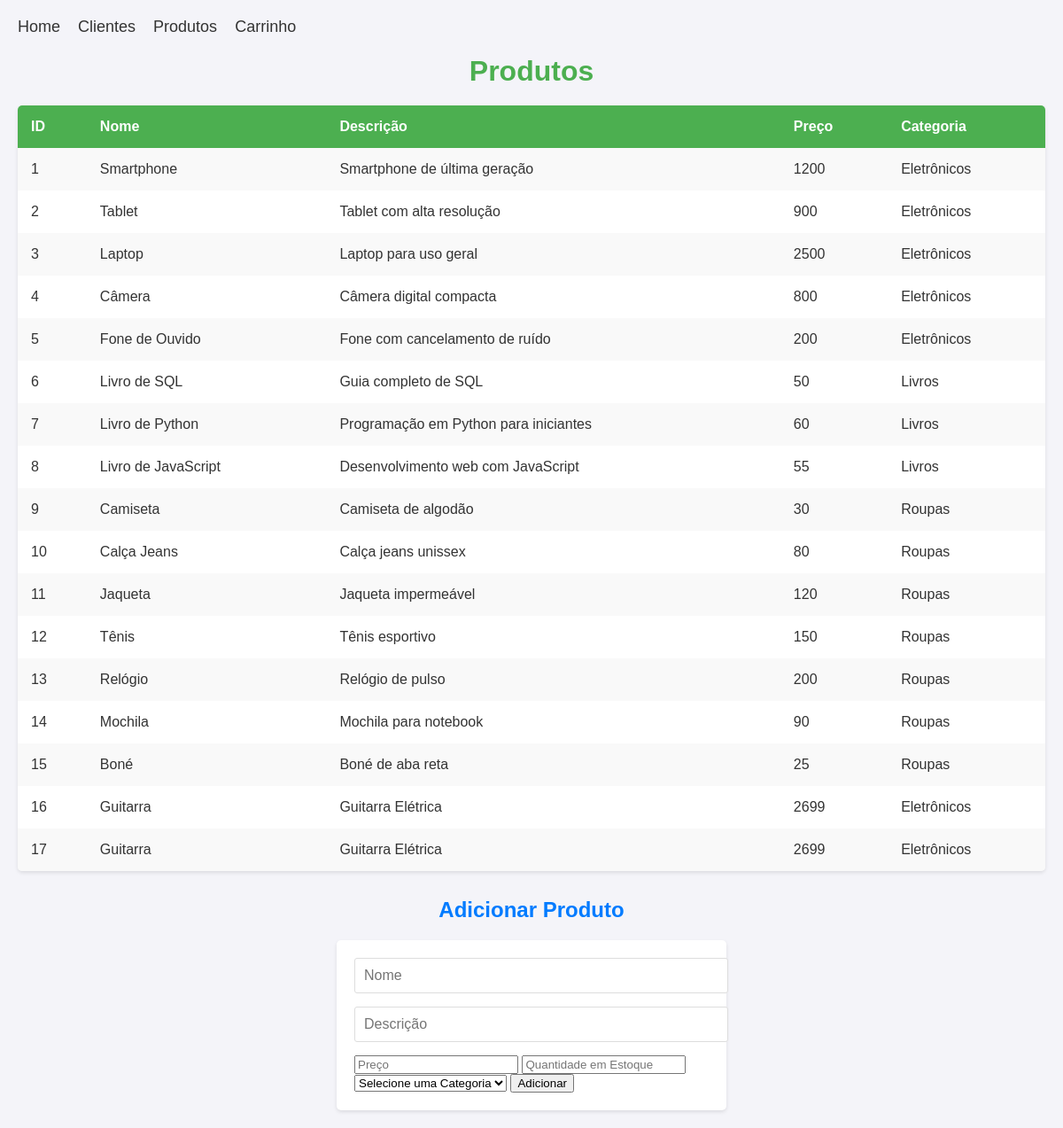
/produtos, run on the app's committed database.
### tables this page shows
CREATE TABLE produtos (
  id INTEGER PRIMARY KEY AUTOINCREMENT,
  nome TEXT NOT NULL,
  descricao TEXT,
  preco NUMERIC(10, 2) NOT NULL,
  estoque INTEGER NOT NULL,
  categoria_id INTEGER, imagem TEXT,
  FOREIGN KEY (categoria_id) REFERENCES categorias_produtos (id)
);

CREATE TABLE categorias_produtos (
  id INTEGER PRIMARY KEY AUTOINCREMENT,
  nome TEXT NOT NULL
);

### app.py (the view)
@app.route('/produtos')
def produtos():
    conn = db_connection()
    cursor = conn.cursor()
    cursor.execute("""
        SELECT produtos.id, produtos.nome, produtos.descricao, produtos.preco, categorias_produtos.nome AS categoria
        FROM produtos
        LEFT JOIN categorias_produtos ON produtos.categoria_id = categorias_produtos.id
    """)
    produtos = cursor.fetchall()
    cursor.execute("SELECT id, nome FROM categorias_produtos")
    categorias = cursor.fetchall()
    conn.close()
    return render_template('produtos.html', produtos=produtos, categorias=categorias)

### app.py (called while the page is built)
def db_connection():
    try:
        conn = sqlite3.connect(DB_PATH)
        conn.row_factory = sqlite3.Row
        return conn
    except sqlite3.Error as e:
        print(f"Erro ao conectar ao banco de dados: {e}")
        return None

### templates/produtos.html (shortened to what this page needs)
{% extends "base.html" %}
{% block content %}
<h1>Produtos</h1>
<table>
    <tr>
        <th>ID</th>
        <th>Nome</th>
        <th>Descrição</th>
        <th>Preço</th>
        <th>Categoria</th>
    </tr>
    {% for produto in produtos %}
    <tr>
        <td>{{ produto['id'] }}</td>
        <td>{{ produto['nome'] }}</td>
        <td>{{ produto['descricao'] }}</td>
        <td>{{ produto['preco'] }}</td>
        <td>{{ produto['categoria'] }}</td>
    </tr>
    {% endfor %}
</table>
<h2>Adicionar Produto</h2>
<form action="{{ url_for('add_produto') }}" method="POST">
    <input type="text" name="nome" placeholder="Nome" required>
    <input type="text" name="descricao" placeholder="Descrição">
    <input type="number" name="preco" placeholder="Preço" required>
    <input type="number" name="estoque" placeholder="Quantidade em Estoque" min="0" required>
    <select name="categoria_id" required>
        <option value="" disabled selected>Selecione uma Categoria</option>
    </select>
    <button type="submit">Adicionar</button>
</form>
{% endblock %}

### templates/base.html (shortened to what this page needs)
<!DOCTYPE html>
<html lang="pt-BR">
<head>
    <link rel="stylesheet" href="{{ url_for('static', filename='style.css') }}">
</head>
<body>
    <nav>
        <a href="{{ url_for('home') }}">Home</a>
        <a href="{{ url_for('clientes') }}">Clientes</a>
        <a href="{{ url_for('produtos') }}">Produtos</a>
        <a href="{{ url_for('view_cart') }}">Carrinho</a>
    </nav>
    <div class="container">
        {% block content %}{% endblock %}
    </div>
</body>
</html>

### static/style.css (style rules this page uses)
body { font-family: Arial, sans-serif; background-color: #f4f4f9; margin: 0; padding: 20px; color: #333; }
nav { margin-bottom: 20px; font-size: 18px; }
nav a { text-decoration: none; margin-right: 15px; color: #333; }
h1 { color: #4CAF50; font-size: 2em; text-align: center; margin-bottom: 20px; }
h2 { color: #333; font-size: 1.5em; margin-top: 30px; }
table { width: 100%; border-collapse: collapse; margin: 20px 0; font-size: 1em; background-color: #ffffff; border-radius: 5px; overflow: hidden; box-shadow: 0 2px 4px rgba(0, 0, 0, 0.1); }
table th, table td { padding: 15px; text-align: left; }
table th { background-color: #4CAF50; color: #ffffff; font-weight: bold; }
table tr:nth-child(even) { background-color: #f9f9f9; }
form { background-color: #ffffff; padding: 20px; margin-top: 20px; border-radius: 5px; box-shadow: 0 2px 4px rgba(0, 0, 0, 0.1); max-width: 400px; margin: auto; }
form input[type="text"], form input[type="email"] { width: 100%; padding: 10px; margin-bottom: 15px; border: 1px solid #ddd; border-radius: 3px; font-size: 1em; }
h2 { text-align: center; color: #007bff; }

### data on the page
produtos: id "1", nome "Smartphone", descricao "Smartphone de última geração", preco "1200", categoria "Eletrônicos"
produtos: id "2", nome "Tablet", descricao "Tablet com alta resolução", preco "900", categoria "Eletrônicos"
produtos: id "3", nome "Laptop", descricao "Laptop para uso geral", preco "2500", categoria "Eletrônicos"
produtos: id "4", nome "Câmera", descricao "Câmera digital compacta", preco "800", categoria "Eletrônicos"
produtos: id "5", nome "Fone de Ouvido", descricao "Fone com cancelamento de ruído", preco "200", categoria "Eletrônicos"
produtos: id "6", nome "Livro de SQL", descricao "Guia completo de SQL", preco "50", categoria "Livros"
produtos: id "7", nome "Livro de Python", descricao "Programação em Python para iniciantes", preco "60", categoria "Livros"
produtos: id "8", nome "Livro de JavaScript", descricao "Desenvolvimento web com JavaScript", preco "55", categoria "Livros"
produtos: id "9", nome "Camiseta", descricao "Camiseta de algodão", preco "30", categoria "Roupas"
produtos: id "10", nome "Calça Jeans", descricao "Calça jeans unissex", preco "80", categoria "Roupas"
produtos: id "11", nome "Jaqueta", descricao "Jaqueta impermeável", preco "120", categoria "Roupas"
produtos: id "12", nome "Tênis", descricao "Tênis esportivo", preco "150", categoria "Roupas"
produtos: id "13", nome "Relógio", descricao "Relógio de pulso", preco "200", categoria "Roupas"
produtos: id "14", nome "Mochila", descricao "Mochila para notebook", preco "90", categoria "Roupas"
produtos: id "15", nome "Boné", descricao "Boné de aba reta", preco "25", categoria "Roupas"
produtos: id "16", nome "Guitarra", descricao "Guitarra Elétrica", preco "2699", categoria "Eletrônicos"
produtos: id "17", nome "Guitarra", descricao "Guitarra Elétrica", preco "2699", categoria "Eletrônicos"
